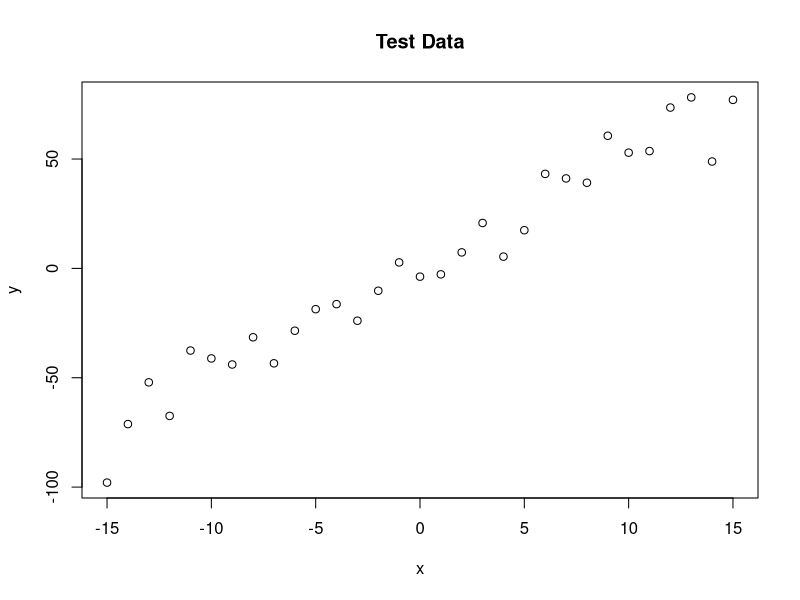
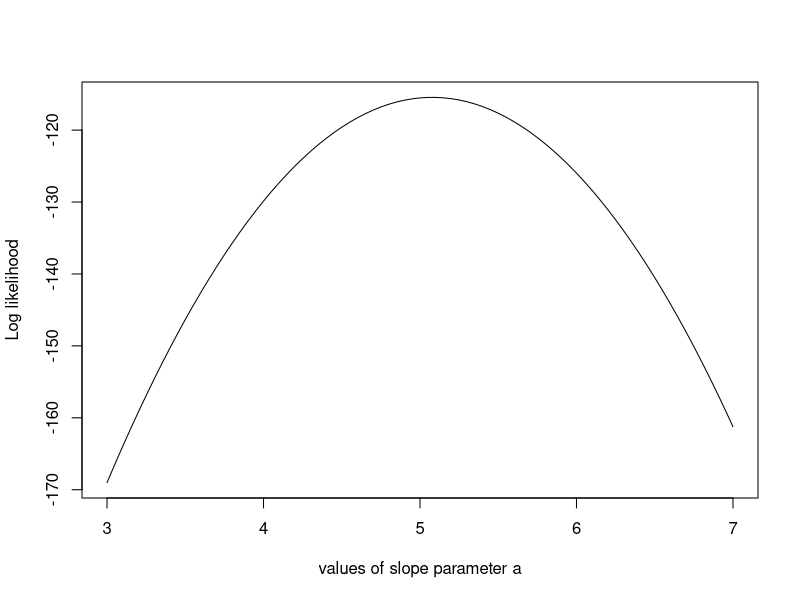
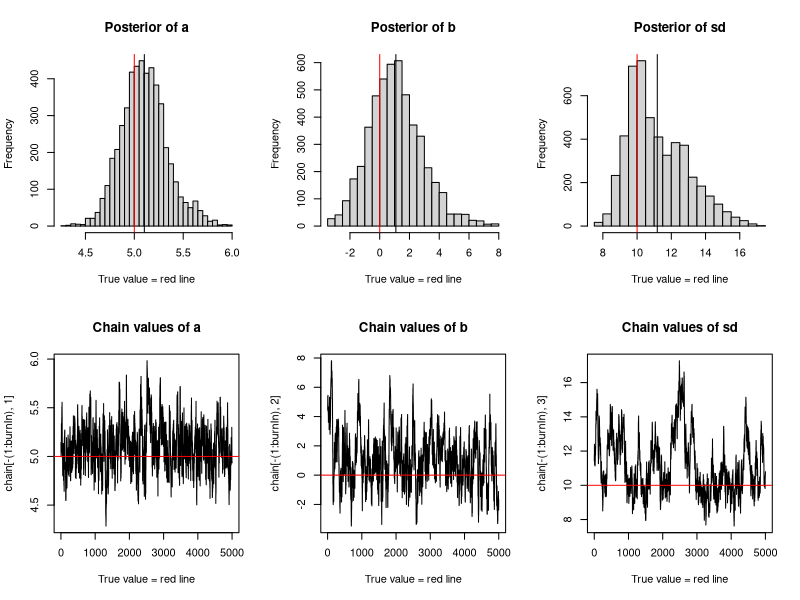

R code for these plots, in order:
trueA <- 5
trueB <- 0
trueSd <- 10
sampleSize <- 31

# create independent x-values 
x <- (-(sampleSize-1)/2):((sampleSize-1)/2)
# create dependent values according to ax + b + N(0,sd)
y <-  trueA * x + trueB + rnorm(n=sampleSize,mean=0,sd=trueSd)

plot(x,y, main="Test Data")

likelihood <- function(param){
  a = param[1]
  b = param[2]
  sd = param[3]
  
  pred = a*x + b
  singlelikelihoods = dnorm(y, mean = pred, sd = sd, log = T)
  sumll = sum(singlelikelihoods)
  return(sumll)   
}

# Example: plot the likelihood profile of the slope a
slopevalues <- function(x){return(likelihood(c(x, trueB, trueSd)))}
slopelikelihoods <- lapply(seq(3, 7, by=.05), slopevalues )
plot (seq(3, 7, by=.05), slopelikelihoods , type="l", xlab = "values of slope parameter a", ylab = "Log likelihood")

# Prior distribution
prior <- function(param){
  a = param[1]
  b = param[2]
  sd = param[3]
  aprior = dunif(a, min=0, max=10, log = T)
  bprior = dnorm(b, sd = 5, log = T)
  sdprior = dunif(sd, min=0, max=30, log = T)
  return(aprior+bprior+sdprior)
}

posterior <- function(param){
  return (likelihood(param) + prior(param))
}

####### Metropolis algorithm ################

proposalfunction <- function(param){
  return(rnorm(3,mean = param, sd= c(0.1,0.5,0.3)))
}

run_metropolis_MCMC <- function(startvalue, iterations){
  chain = array(dim = c(iterations+1,3))
  chain[1,] = startvalue
  for (i in 1:iterations){
    proposal = proposalfunction(chain[i,])
    
    probab = exp(posterior(proposal) - posterior(chain[i,]))
    if (runif(1) < probab){
      chain[i+1,] = proposal
    }else{
      chain[i+1,] = chain[i,]
    }
  }
  return(chain)
}

startvalue = c(4,0,10)
chain = run_metropolis_MCMC(startvalue, 10000)

burnIn = 5000
acceptance = 1-mean(duplicated(chain[-(1:burnIn),]))

par(mfrow = c(2,3))
hist(chain[-(1:burnIn),1],nclass=30, , main="Posterior of a", xlab="True value = red line" )
abline(v = mean(chain[-(1:burnIn),1]))
abline(v = trueA, col="red" )
hist(chain[-(1:burnIn),2],nclass=30, main="Posterior of b", xlab="True value = red line")
abline(v = mean(chain[-(1:burnIn),2]))
abline(v = trueB, col="red" )
hist(chain[-(1:burnIn),3],nclass=30, main="Posterior of sd", xlab="True value = red line")
abline(v = mean(chain[-(1:burnIn),3]) )
abline(v = trueSd, col="red" )
plot(chain[-(1:burnIn),1], type = "l", xlab="True value = red line" , main = "Chain values of a", )
abline(h = trueA, col="red" )
plot(chain[-(1:burnIn),2], type = "l", xlab="True value = red line" , main = "Chain values of b", )
abline(h = trueB, col="red" )
plot(chain[-(1:burnIn),3], type = "l", xlab="True value = red line" , main = "Chain values of sd", )
abline(h = trueSd, col="red" )

# for comparison:
summary(lm(y~x))